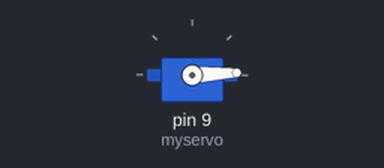
Bench run of a sketch on a simulated Arduino Uno, built with avr-gcc and run on an emulated ATmega328P. Parts: servo.

Above: at 0.05 s.
At 2.0 s:
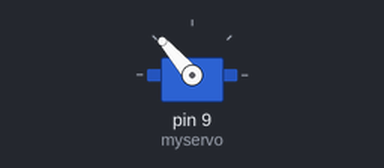
At 3.95 s:
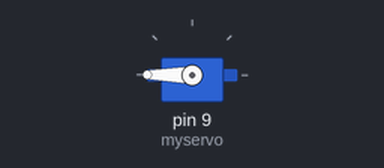
At 7.85 s:
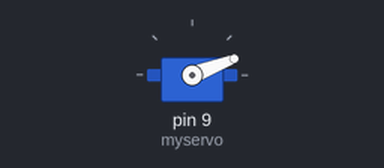
Timing chart, 0 to 10.6 s (numbered marks = the images above):
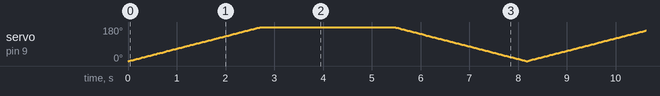

The sketch:

008_servo_motor1.ino
```cpp
#include <Servo.h>

Servo myservo;
int pos = 0;
void setup()
{
  myservo.attach(9);
}

void loop()
{
  for(pos=0;pos<=360;pos++){
    myservo.write(pos);
    delay(15);
  }
  for(pos=180;pos>=0;pos--){
    myservo.write(pos);
    delay(15);
  }
}
```
